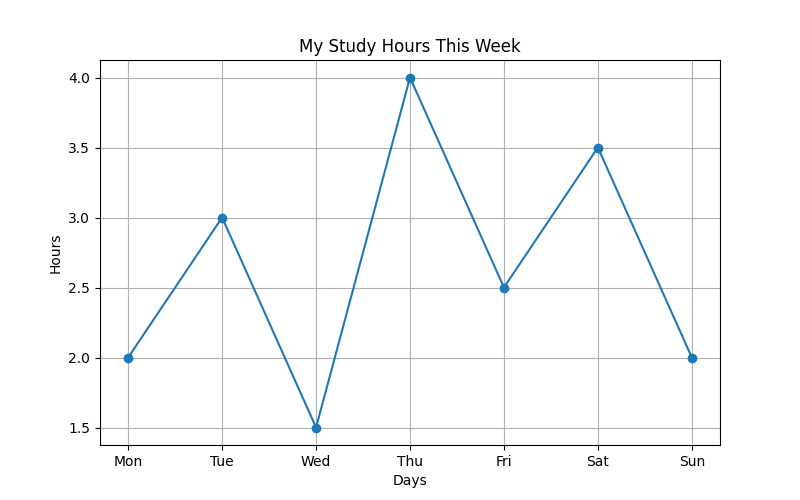

Source code (Python):
import matplotlib.pyplot as plt

days = ["Mon", "Tue", "Wed", "Thu", "Fri", "Sat", "Sun"]
hours = [2, 3, 1.5, 4, 2.5, 3.5, 2]

plt.figure(figsize=(8,5))

plt.plot(days, hours, marker='o')

plt.title("My Study Hours This Week")
plt.xlabel("Days")
plt.ylabel("Hours")

plt.grid()

plt.savefig("study_chart.png")
plt.show()
